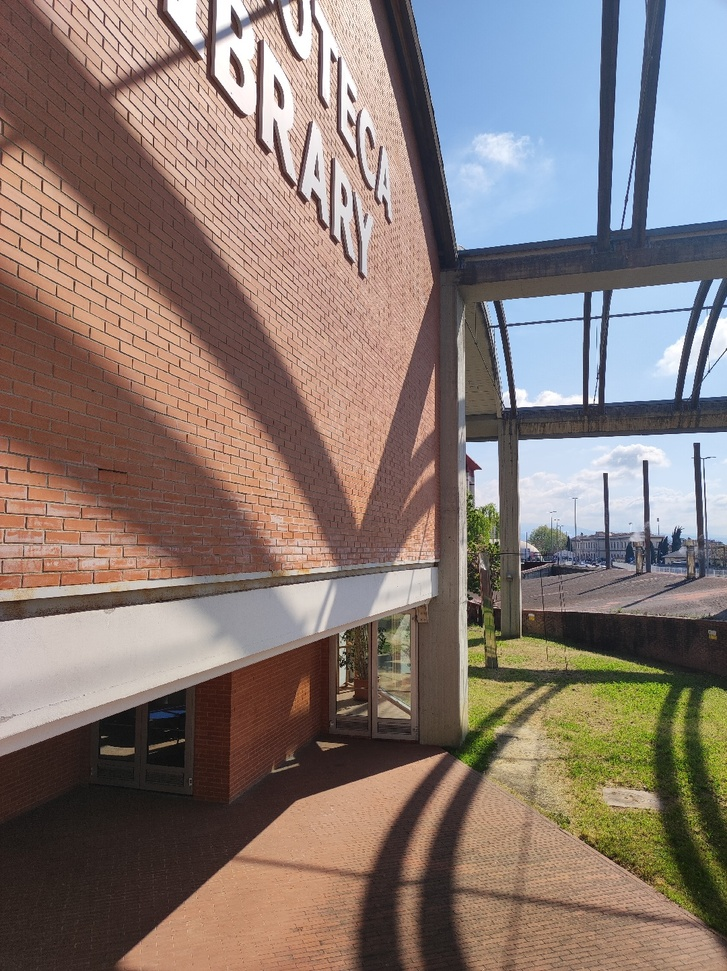
#> input picture input/library/IMG_20250410_104557.jpg, 727 x 971 px, shrunk from 1080 x 1443 before the run
$ python -i feature.py   (imports and definitions only)   (older library calls are emulated)
#> lines starting #> are read from the running program, lines starting #| are printed output that depends on the picture
#> further down, picture is the input picture: shape (971, 727, 3); mean B, G, R 115.2, 121.3, 136
import multiprocessing as mp
import cv2
import numpy as np
import params
from math import fsum
from numba import njit
from numba.typed import List
from scipy.ndimage import maximum_filter
"""
Harris corner detector based on OpenCV documentation:
https://docs.opencv.org/4.x/dc/d0d/tutorial_py_features_harris.html
"""
def harrisCornerDet(img, k=0.04, dimWindow=7):
#> called with k = 0.04, dimWindow = 7
    gray = cv2.cvtColor(img, cv2.COLOR_BGR2GRAY)
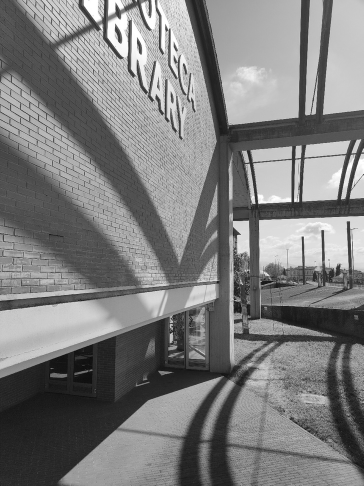
#> gray: shape (971, 727) (shown at 1/2 size); min 4, max 255, mean 125
    gray = np.float32(gray) / 255.0
    dx = cv2.Sobel(gray, cv2.CV_32F, 1, 0, ksize=3)
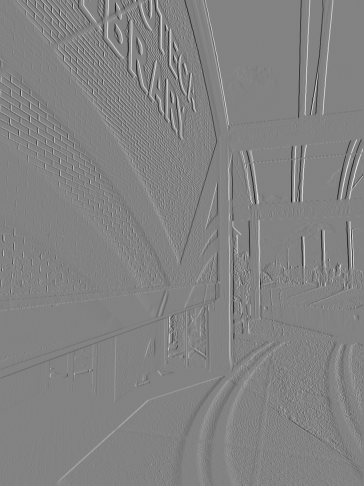
#> dx: shape (971, 727) float32 (shown at 1/2 size); min -3.46, max 3.29, mean 0.0016; drawn with min black and max white
    dy = cv2.Sobel(gray, cv2.CV_32F, 0, 1, ksize=3)
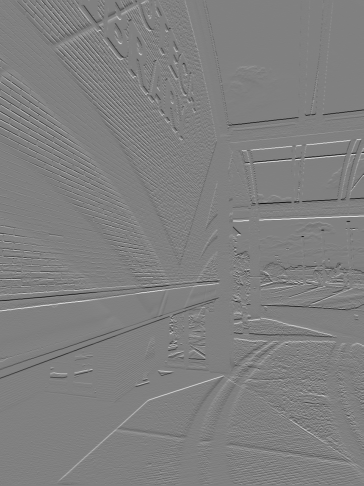
#> dy: shape (971, 727) float32 (shown at 1/2 size); min -3.11, max 3.07, mean -0.00186; drawn with min black and max white

    Ixx = dx * dx
    Iyy = dy * dy
    # eigenvalues of M
    lambdaOne = cv2.GaussianBlur(Ixx, (dimWindow, dimWindow), sigmaX=1)
    lambdaTwo = cv2.GaussianBlur(Iyy, (dimWindow, dimWindow), sigmaX=1)
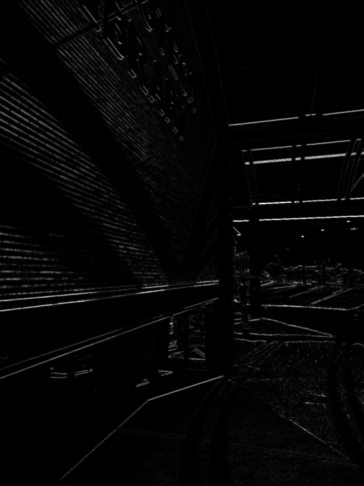
#> lambdaTwo: shape (971, 727) float32 (shown at 1/2 size); min 0, max 4.85, mean 0.106; drawn with min black and max white

    det = lambdaOne * lambdaTwo

    trace = lambdaOne + lambdaTwo
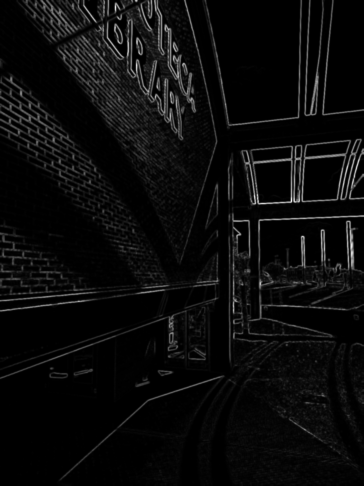
#> trace: shape (971, 727) float32 (shown at 1/2 size); min 0, max 5.7, mean 0.26; drawn with min black and max white

    R = det - k * trace * trace
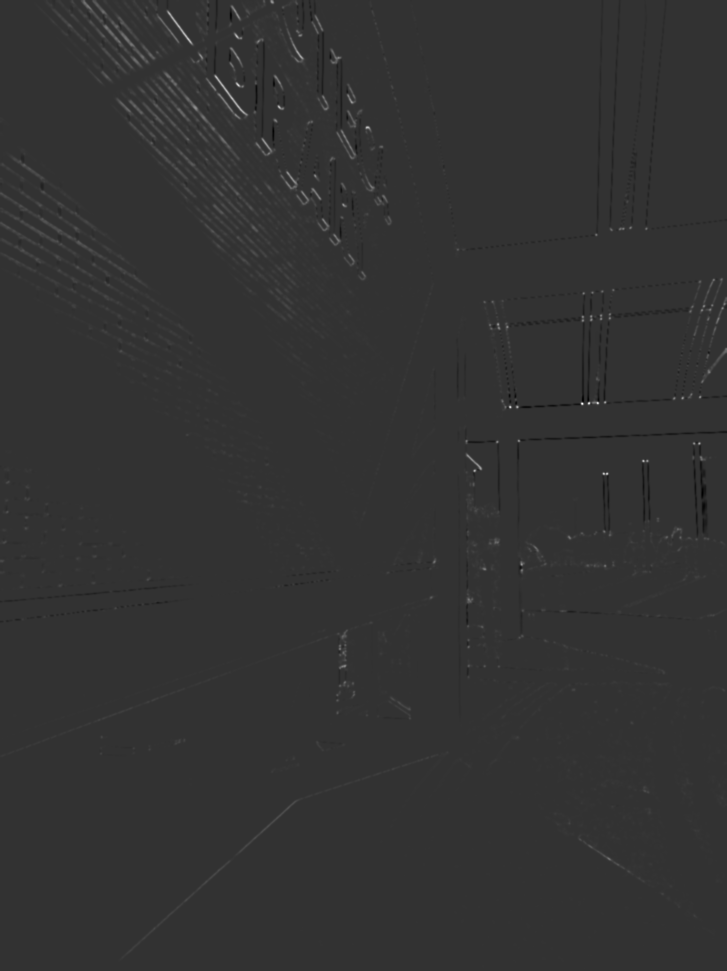
#> R: shape (971, 727) float32; min -1.28, max 5.2, mean 0.0155; drawn with min black and max white
    return R

# [123 lines left out: functions printImageCorners, extractDescription, matching, matchingPar, computeMatch, not called in this run]

>>> import cv2
>>> picture = cv2.imread('../input/library/IMG_20250410_104557.jpg')
>>> result = harrisCornerDet(picture)

$ run again, on input/library/IMG_20250410_104600.jpg
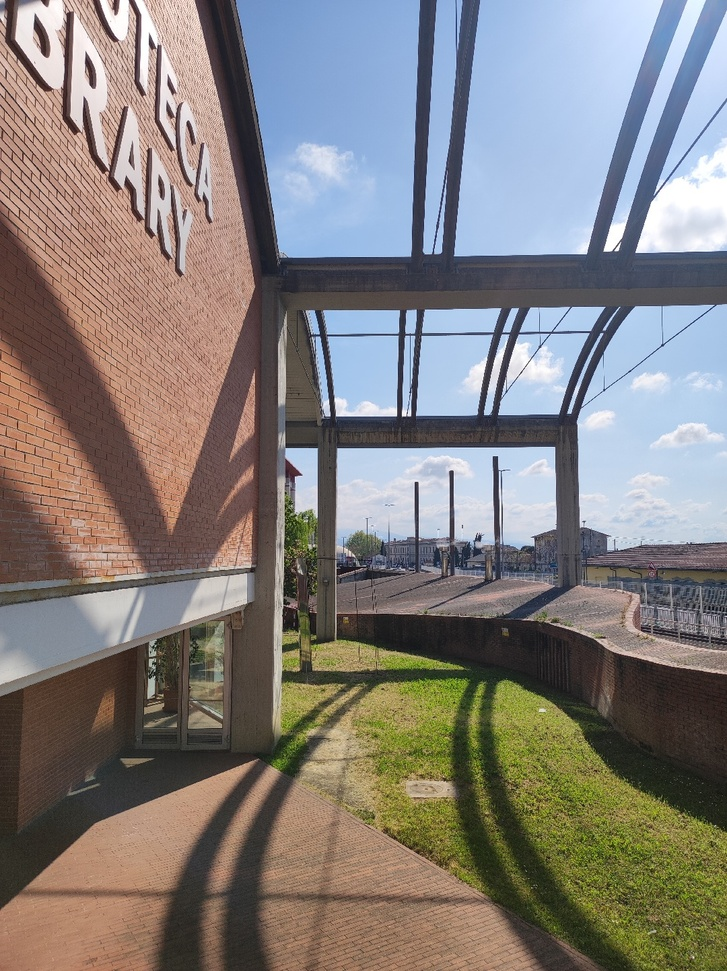
#> input picture input/library/IMG_20250410_104600.jpg, 727 x 971 px, shrunk from 1080 x 1443 before the run
#> picture is the input picture: shape (971, 727, 3); mean B, G, R 123.7, 126.6, 131.5
#> in harrisCornerDet, `trace = lambdaOne + lambdaTwo`:
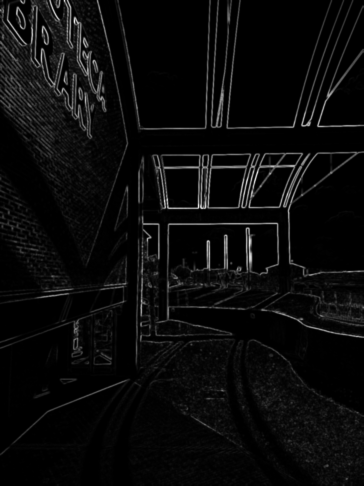
#> trace: shape (971, 727) float32 (shown at 1/2 size); min 0, max 5.49, mean 0.241; drawn with min black and max white
#> in harrisCornerDet, `R = det - k * trace * trace`:
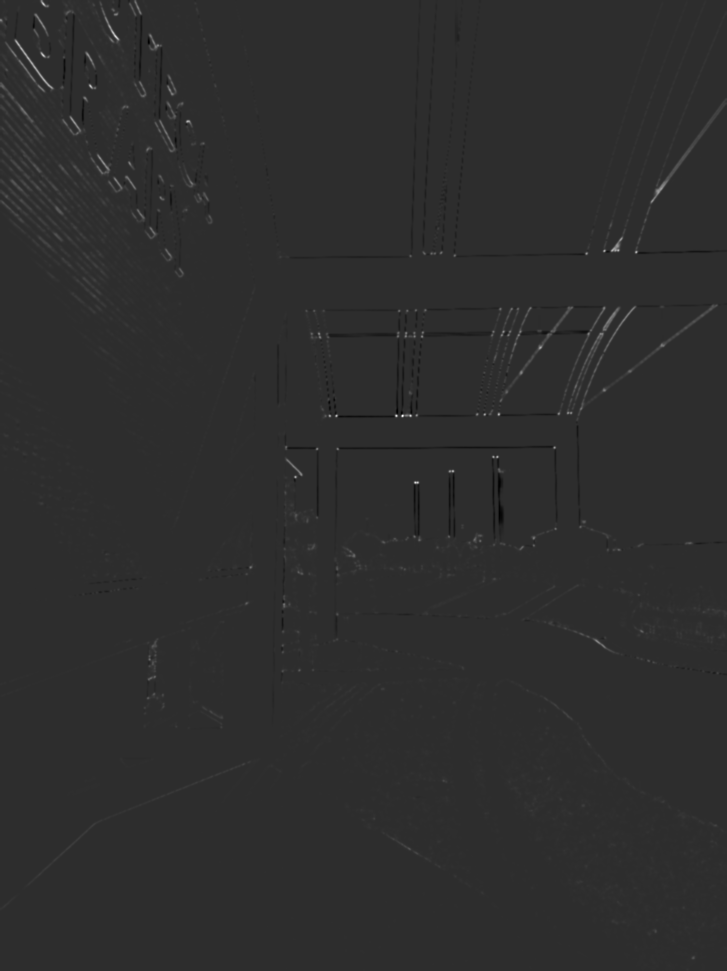
#> R: shape (971, 727) float32; min -1.1, max 5.05, mean 0.0128; drawn with min black and max white

$ run again, on input/library/IMG_20250410_104603.jpg
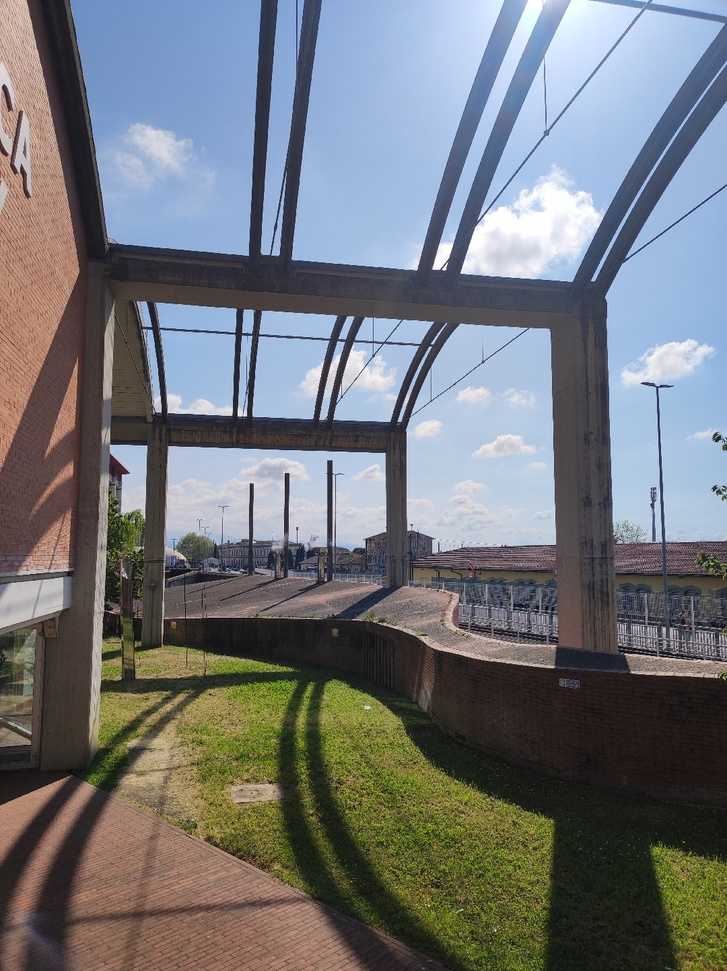
#> input picture input/library/IMG_20250410_104603.jpg, 727 x 971 px, shrunk from 1080 x 1443 before the run
#> picture is the input picture: shape (971, 727, 3); mean B, G, R 121.6, 117.7, 114.8
#> in harrisCornerDet, `trace = lambdaOne + lambdaTwo`:
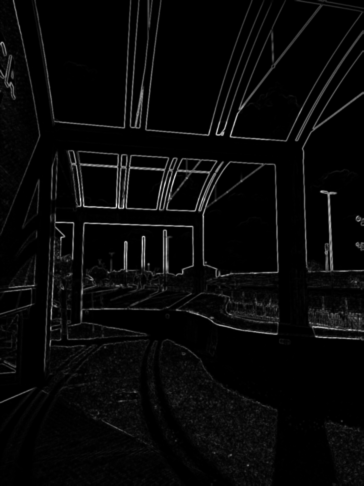
#> trace: shape (971, 727) float32 (shown at 1/2 size); min 0, max 5.67, mean 0.196; drawn with min black and max white
#> in harrisCornerDet, `R = det - k * trace * trace`:
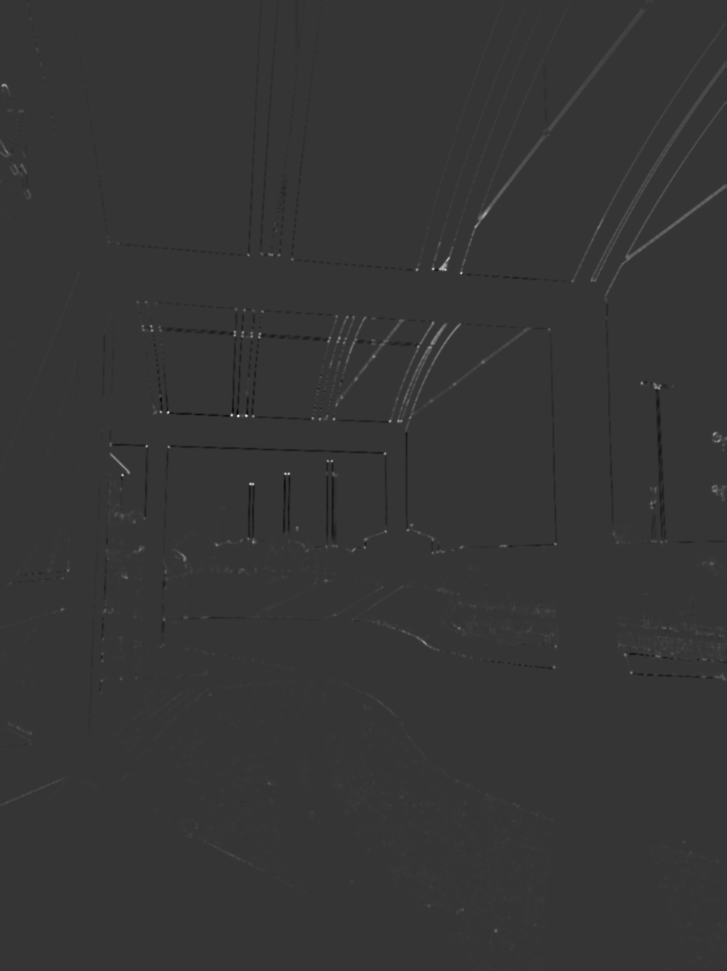
#> R: shape (971, 727) float32; min -1.18, max 4.44, mean 0.00776; drawn with min black and max white
